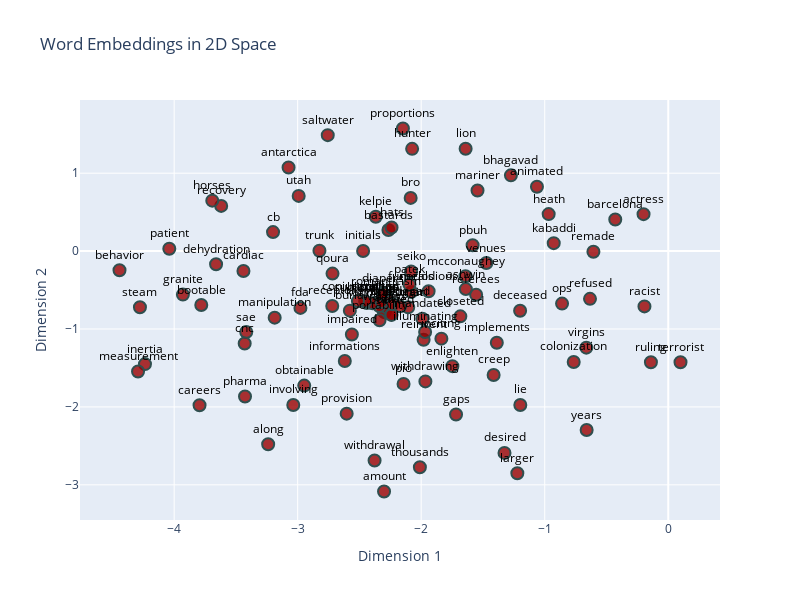

Notebook code for this chart:
### Code cell
import plotly.graph_objects as go
import plotly.io as pio

# Create the scatter plot
trace = go.Scatter(
    x=Y[:, 0],
    y=Y[:, 1],
    text=wanted_vocab,
    mode='markers+text',  # Show both markers and text
    textposition='top center',  # Position text labels above the markers
    marker=dict(
        size=12,
        color='rgba(152, 0, 0, .8)',  # Custom marker color
        line=dict(width=2, color='DarkSlateGrey')  # Add border around markers
    ),
    textfont=dict(
        size=12,
        color='black'  # Customize text color
    )
)

# Layout settings
layout = go.Layout(
    title='Word Embeddings in 2D Space',  # Title of the plot
    xaxis=dict(title='Dimension 1'),  # X-axis label
    yaxis=dict(title='Dimension 2'),  # Y-axis label
    showlegend=False,  # Hide legend
    height=600,  # Height of the plot
    width=800  # Width of the plot
)

# Combine trace and layout into a figure
fig = go.Figure(data=[trace], layout=layout)

# Use plotly.io.show() to display the plot in Colab
pio.show(fig)

### Figure 1 — Plotly figure (JSON) as saved in the notebook; plotly's stock layout.template omitted (floating-point values rounded to 4 significant figures)
{"data": [{"marker": {"color": "rgba(152, 0, 0, .8)", "line": {"color": "DarkSlateGrey", "width": 2}, "size": 12}, "mode": "markers+text", "text": ["remade", "deceased", "bootable", "bro", "sez", "receptor", "warped", "fda", "barcelona", "pio", "melodious", "bastards", "withdrawing", "trunk", "bhagavad", "racist", "recovery", "pharma", "informations", "corned", "pbuh", "kanniyakumari", "sublimation", "obtainable", "ayurved", "behavior", "seiko", "implements", "cb", "cardiac", "refused", "inertia", "utah", "bouillon", "measurement", "mariner", "chaps", "gaps", "sae", "reinvent", "withdrawal", "ruling", "enlighten", "hats", "portability", "proportions", "closeted", "qoura", "venues", "initials", "actress", "mandated", "larger", "corel", "strait", "cnc", "heath", "involving", "boosted", "kelpie", "kabaddi", "virgins", "thousands", "amount", "romanticism", "horses", "provision", "colonization", "dehydration", "granite", "burla", "careers", "talkie", "funerals", "referees", "hunter", "lion", "inciting", "along", "ops", "uh", "terrorist", "manipulation", "diapers", "illuminating", "mcconaughey", "lie", "saltwater", "conjunctivitis", "patek", "steam", "years", "antarctica", "unplugged", "patient", "ashwin", "impaired", "creep", "desired", "animated"], "textfont": {"color": "black", "size": 12}, "textposition": "top center", "type": "scatter", "x": [-0.6058, -1.199, -3.78, -2.085, -2.295, -2.72, -2.304, -2.978, -0.429, -2.143, -1.94, -2.265, -1.966, -2.824, -1.274, -0.1926, -3.619, -3.426, -2.619, -2.338, -1.584, -2.278, -2.441, -2.947, -2.34, -4.442, -2.082, -1.388, -3.199, -3.439, -0.6335, -4.236, -2.992, -2.394, -4.292, -1.544, -2.32, -1.718, -3.416, -1.98, -2.377, -0.1403, -1.748, -2.24, -2.337, -2.148, -1.683, -2.718, -1.472, -2.47, -0.2, -1.991, -1.222, -2.454, -2.105, -3.429, -0.968, -3.036, -2.243, -2.368, -0.9271, -0.6633, -2.011, -2.301, -2.282, -3.691, -2.603, -0.7654, -3.661, -3.929, -2.578, -3.794, -2.24, -2.08, -1.555, -2.073, -1.64, -1.837, -3.239, -0.8597, -2.23, 0.09919, -3.186, -2.309, -1.968, -1.641, -1.198, -2.757, -2.512, -2.095, -4.277, -0.6606, -3.074, -2.17, -4.039, -1.639, -2.561, -1.414, -1.326, -1.063], "y": [-0.007923, -0.7655, -0.6927, 0.6825, -0.7848, -0.7037, -0.7735, -0.7291, 0.4058, -1.704, -0.5151, 0.2705, -1.672, 0.004344, 0.972, -0.7099, 0.5799, -1.865, -1.411, -0.6517, 0.07554, -0.7241, -0.6659, -1.726, -0.7059, -0.2466, -0.2624, -1.176, 0.2441, -0.2549, -0.613, -1.45, 0.7083, -0.6685, -1.545, 0.7785, -0.6523, -2.098, -1.039, -1.137, -2.688, -1.426, -1.477, 0.3035, -0.8869, 1.574, -0.8375, -0.2886, -0.1528, 0.001391, 0.474, -0.8673, -2.851, -0.6478, -0.7222, -1.187, 0.4748, -1.975, -0.8148, 0.4408, 0.1022, -1.239, -2.775, -3.086, -0.5882, 0.6477, -2.087, -1.423, -0.1689, -0.5582, -0.7642, -1.979, -0.819, -0.5239, -0.5595, 1.312, 1.314, -1.124, -2.479, -0.674, -0.6813, -1.427, -0.8545, -0.5429, -1.038, -0.3235, -1.975, 1.488, -0.6433, -0.4306, -0.7213, -2.297, 1.074, -0.7089, 0.03099, -0.4875, -1.071, -1.59, -2.59, 0.826]}], "layout": {"height": 600, "showlegend": false, "title": {"text": "Word Embeddings in 2D Space"}, "width": 800, "xaxis": {"title": {"text": "Dimension 1"}}, "yaxis": {"title": {"text": "Dimension 2"}}}}
